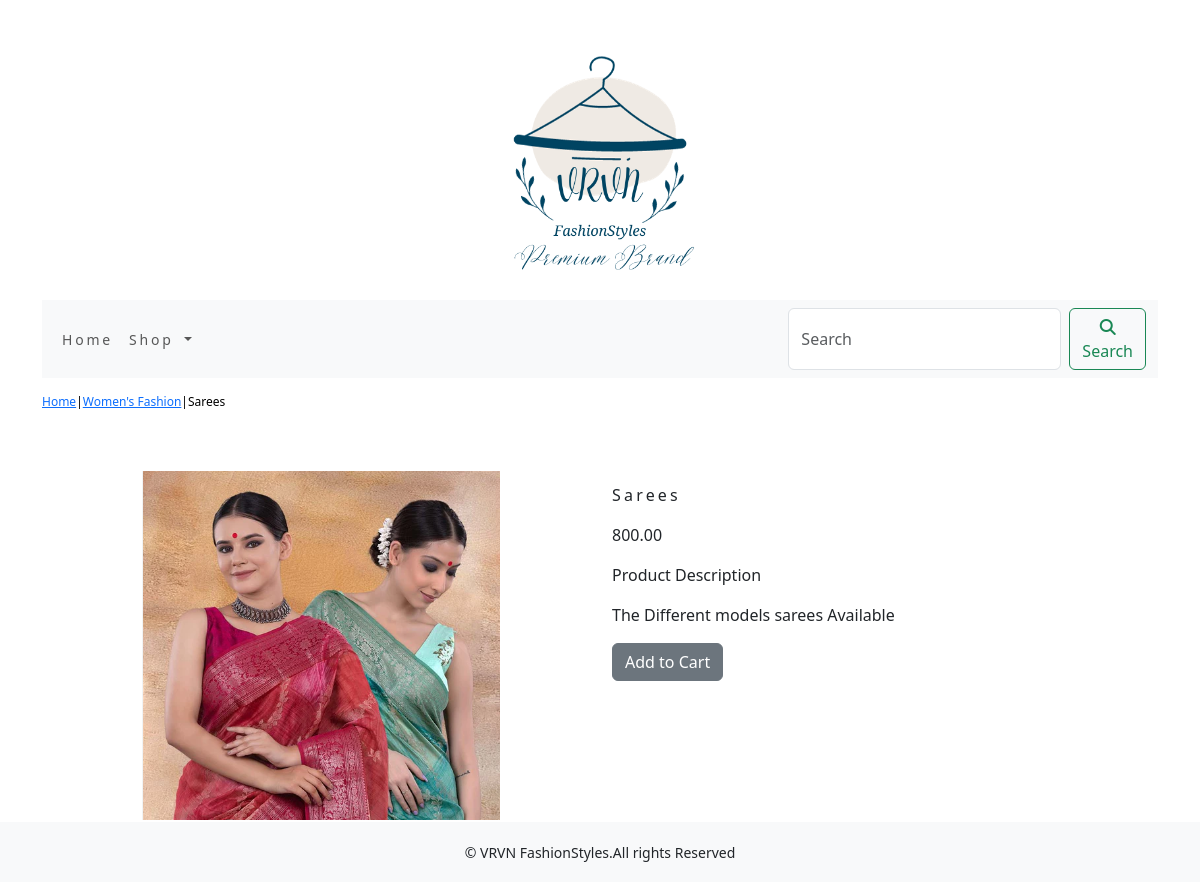
The app's page /shop/womens-fashion/sarees/ with its own data.
### shop/models.py (models this page shows, shortened)
class Product(models.Model):
    name=models.CharField(max_length=250,unique=True)
    slug = models.SlugField(max_length=250, unique=True)
    description=models.TextField(blank=True)
    price=models.DecimalField(max_digits=1000,decimal_places=2)
    category=models.ForeignKey(Category,on_delete=models.CASCADE)
    image=models.ImageField(upload_to='product',blank=True)
    stock=models.IntegerField()
    available=models.BooleanField(default=True)
    created=models.DateTimeField(auto_now_add=True)
    updated=models.DateTimeField(auto_now=True)
    class meta:
        ordering = ('name',)
        verbose_name = 'product'
        verbose_name_plural = 'products'

class Category(models.Model):
    name=models.CharField(max_length=250,unique=True)
    slug=models.SlugField(max_length=250,unique=True)
    description=models.TextField(blank=True)
    image=models.ImageField(upload_to='category',blank=True)
    class meta:
        ordering=('name',)
        verbose_name='category'
        verbose_name_plural='categories'
    def get_url(self):
        return reverse('shop:products_by_category',args=[self.slug])
    def __str__(self):
        return '{}'.format(self.name)

### shop/views.py (the view)
# urls.py: path('<slug:c_slug>/<slug:product_slug>/',views.proDetail,name='prodCatdetail'),
def proDetail(request,c_slug,product_slug):
    try:
        product=Product.objects.get(category__slug=c_slug,slug=product_slug)
    except Exception as e:
        raise e
    return render(request,'product.html',{'product':product})

### cart/context_processors.py (called while the page is built)
def counter(request):
    item_count=0
    if 'admin' in request.path:
        return {}
    else:
        try:
            cart=Cart.objects.filter(cart_id=_cart_id(request))
            car_item=CartItem.objects.all().filter(cart=cart[:1])
            for cart_item in car_item:
                item_count += cart_item.quantity
        except Cart.DoesNotExist:
            item_count=0
    return  dict(item_count=item_count)

### cart/views.py (called while the page is built)
def _cart_id(request):
    cart=request.session.session_key
    if not cart:
        cart=request.session.create()
    return cart

### shop/context_processors.py (called while the page is built)
def menu_links(request):
    links=Category.objects.all()
    return dict(links=links)

### template/product.html (shortened to what this page needs)
{% extends 'base.html' %}
{% load static %}
{% block content %}
<div class="row my_product_row_class">
    <div class="mx_auto">
        <p><a href="{% url 'shop:allProdCat' %}">Home</a>|<a href="{{product.grt_url}}">{{product.category}}</a>|{{product.name}}</p>
    </div>
</div>
<div class="container">
<br>
<div class="row">
    <div class="col-12 col-sm-12 col-md-12 col-lg-6 text-center">
        <div style="min-width:18rem">
            <img src="{{product.image.url}}" alt="{{product.name}}">
        </div>
    </div>
        <div class="col-12 col-sm-12 col-md-12 col-lg-6">
            <div>
            <h1 class="my_prod_title">{{product.name}}</h1>
            <p>{{product.price}}</p>
            <p class="my_title">Product Description</p>
            <p class="text-justify my_prod_text">{{product.description}}</p>
            {% if product.stock <= 0 %}
            <p class="text-justify my_prod_text"><b>Out of Stock</b></p>
            {% else %}
            <a class="btn btn-secondary" href="{% url 'cart:add_cart' product.id %}">Add to Cart</a>
            {% endif %}
        </div>
    </div>
    </div>
</div>
</div>
{% endblock %}

### static/css/custom.css (style rules this page uses)
.my_title { font-size:16px; text_transform:uppercase; letter spacing:.2em; }
.my_product_row_class { padding-top:15px; padding-bottom:20px; }
.my_product_row_class .mx_auto { color:#000; font-size:12px; text-decoration:none; }
.my_prod_title { font-size:16px; text_transform:uppercase; letter-spacing:.2em; padding-top:15px; padding-bottom:10px; }
.my_prod_text { padding-right:20px; }

### records on screen
Product: category "Women's Fashion", name "Sarees", image (picture), price "800.00", description "The Different models sarees Available"
